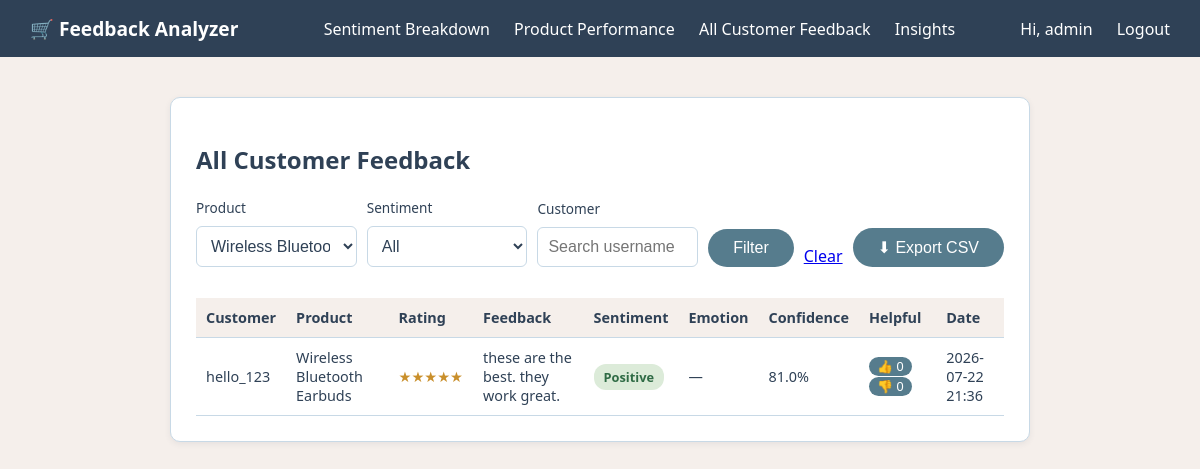
/admin/feedback?product_id=1 (signed in), run on an earlier commit of the app's database.
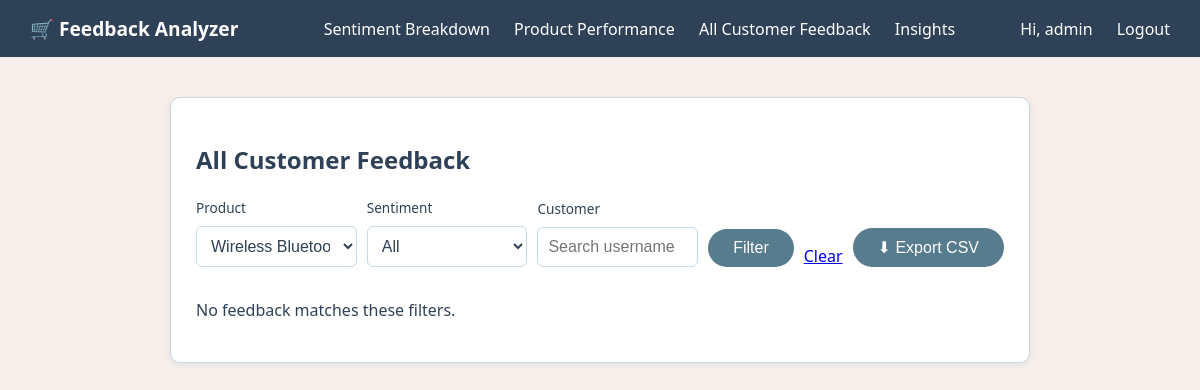
And on a later commit of the database.
### tables this page shows
CREATE TABLE feedback (
            id INTEGER PRIMARY KEY AUTOINCREMENT,
            user_id INTEGER NOT NULL,
            product_id INTEGER NOT NULL,
            rating INTEGER NOT NULL,
            review_text TEXT NOT NULL,
            sentiment TEXT NOT NULL,
            score REAL NOT NULL,
            confidence REAL NOT NULL,
            emotion TEXT,
            spam_score INTEGER DEFAULT 0,
            helpful_votes INTEGER DEFAULT 0,
            not_helpful_votes INTEGER DEFAULT 0,
            created_at TEXT NOT NULL,
            FOREIGN KEY (user_id) REFERENCES users(id),
            FOREIGN KEY (product_id) REFERENCES products(id)
        );

CREATE TABLE users (
            id INTEGER PRIMARY KEY AUTOINCREMENT,
            username TEXT UNIQUE NOT NULL,
            password_hash TEXT NOT NULL,
            role TEXT NOT NULL CHECK(role IN ('customer', 'admin'))
        );

CREATE TABLE products (
            id INTEGER PRIMARY KEY AUTOINCREMENT,
            name TEXT UNIQUE NOT NULL
        );

### app.py (the view)
@app.route("/admin/feedback")
@admin_required
def admin_feedback():
    product_id = request.args.get("product_id", type=int)
    sentiment = request.args.get("sentiment")
    username = request.args.get("username")
    if product_id or sentiment or username:
        all_feedback = db.search_feedback(product_id, sentiment, username)
    else:
        all_feedback = db.get_all_feedback()
    products = db.get_all_products()
    return render_template(
        "admin_feedback.html",
        feedback=all_feedback,
        products=products,
        filters={"product_id": product_id, "sentiment": sentiment, "username": username}
    )

### app.py (called while the page is built)
def admin_required(f):
    @wraps(f)
    def wrapper(*args, **kwargs):
        if session.get("role") != "admin":
            return redirect(url_for("login"))
        return f(*args, **kwargs)
    return wrapper

### database.py (called while the page is built)
def get_connection():
    conn = sqlite3.connect(DB_NAME)
    conn.row_factory = sqlite3.Row
    return conn

def get_all_products():
    conn = get_connection()
    products = conn.execute("SELECT * FROM products ORDER BY name").fetchall()
    conn.close()
    return products

def search_feedback(product_id=None, sentiment=None, username=None):
    conn = get_connection()
    query = """
        SELECT feedback.*, products.name as product_name, users.username
        FROM feedback
        JOIN products ON feedback.product_id = products.id
        JOIN users ON feedback.user_id = users.id
        WHERE 1=1
    """
    params = []
    if product_id:
        query += " AND feedback.product_id = ?"
        params.append(product_id)
    if sentiment:
        query += " AND feedback.sentiment = ?"
        params.append(sentiment)
    if username:
        query += " AND users.username LIKE ?"
        params.append(f"%{username}%")
    query += " ORDER BY feedback.created_at DESC"
    rows = conn.execute(query, params).fetchall()
    conn.close()
    return rows

### templates/admin_feedback.html (shortened to what this page needs)
{% extends "base.html" %}
{% block content %}
<div class="card">
  <h2>All Customer Feedback</h2>
  <form method="GET" style="display:flex; gap:10px; align-items:flex-end; margin-bottom: 15px; flex-wrap: wrap;">
    <div style="flex:1; min-width:150px;">
      <label style="font-size:0.85rem;">Product</label>
      <select name="product_id">
        {% for prod in products %}
          <option value="{{ prod.id }}" {% if filters.product_id == prod.id %}selected{% endif %}>{{ prod.name }}</option>
        {% endfor %}
      </select>
    </div>
    <div style="flex:1; min-width:150px;">
      <label style="font-size:0.85rem;">Sentiment</label>
      <select name="sentiment">
        <option value="">All</option>
      </select>
    </div>
    <div style="flex:1; min-width:150px;">
      <label style="font-size:0.85rem;">Customer</label>
      <input type="text" name="username" value="{{ filters.username or '' }}" placeholder="Search username">
    </div>
    <button type="submit" style="margin-bottom:16px;">Filter</button>
    <a href="{{ url_for('admin_feedback') }}" style="margin-bottom:16px;">Clear</a>
    <a href="{{ url_for('export_csv') }}" style="margin-bottom:16px; margin-left:auto;">
      <button type="button">⬇ Export CSV</button>
    </a>
  </form>
  {% if feedback %}
    <table>
      <tr>
        <th>Customer</th>
        <th>Product</th>
        <th>Rating</th>
        <th>Feedback</th>
        <th>Sentiment</th>
        <th>Emotion</th>
        <th>Confidence</th>
        <th>Helpful</th>
        <th>Date</th>
      </tr>
      {% for item in feedback %}
      <tr>
        <td>{{ item.username }}</td>
        <td>{{ item.product_name }}</td>
        <td class="stars">{{ '★' * item.rating }}{{ '☆' * (5 - item.rating) }}</td>
        <td>
          {{ item.review_text }}
        </td>
        <td><span class="badge {{ item.sentiment }}">{{ item.sentiment }}</span></td>
        <td>{{ item.emotion or '—' }}</td>
        <td>{{ item.confidence }}%</td>
        <td>
          <form method="POST" action="{{ url_for('cast_vote', feedback_id=item.id, vote='helpful') }}" style="display:inline;">
            <button type="submit" style="padding:2px 8px; font-size:0.8rem;">👍 {{ item.helpful_votes or 0 }}</button>
          </form>
          <form method="POST" action="{{ url_for('cast_vote', feedback_id=item.id, vote='not_helpful') }}" style="display:inline;">
            <button type="submit" style="padding:2px 8px; font-size:0.8rem;">👎 {{ item.not_helpful_votes or 0 }}</button>
          </form>
        </td>
        <td>{{ item.created_at }}</td>
      </tr>
      {% endfor %}
    </table>
  {% else %}
    <p>No feedback matches these filters.</p>
  {% endif %}
</div>
{% endblock %}

### templates/base.html (shortened to what this page needs)
<!DOCTYPE html>
<html lang="en">
<head>
  <link rel="stylesheet" href="{{ url_for('static', filename='style.css') }}">
</head>
<body>
  <nav>
    <span class="brand">🛒 Feedback Analyzer</span>
    <div class="nav-links">
      {% if session.get('role') == 'admin' %}
        <a href="{{ url_for('admin_sentiment') }}" class="{{ 'active' if request.endpoint == 'admin_sentiment' }}">Sentiment Breakdown</a>
        <a href="{{ url_for('admin_products') }}" class="{{ 'active' if request.endpoint == 'admin_products' }}">Product Performance</a>
        <a href="{{ url_for('admin_feedback') }}" class="{{ 'active' if request.endpoint == 'admin_feedback' }}">All Customer Feedback</a>
        <a href="{{ url_for('admin_insights') }}" class="{{ 'active' if request.endpoint == 'admin_insights' }}">Insights</a>
      {% elif session.get('role') == 'customer' %}
        <a href="{{ url_for('leave_feedback') }}" class="{{ 'active' if request.endpoint == 'leave_feedback' }}">Leave Feedback</a>
        <a href="{{ url_for('feedback_history') }}" class="{{ 'active' if request.endpoint == 'feedback_history' }}">History</a>
      {% endif %}
    </div>
    <div>
      <span>Hi, {{ session.get('username', '') }}</span>
      <a href="{{ url_for('logout') }}">Logout</a>
    </div>
  </nav>
  <div class="container">
    {% block content %}{% endblock %}
  </div>
</body>
</html>

### static/style.css (style rules this page uses)
* { box-sizing: border-box; }
:root { --navy: #2F4156; --teal: #567C8D; --beige: #F5EFEB; --sky: #C8D9E6; --white: #FFFFFF; }
body { font-family: 'Segoe UI', Arial, sans-serif; background-color: var(--beige); color: var(--navy); margin: 0; padding: 0; }
nav { background-color: var(--navy); padding: 15px 30px; display: flex; justify-content: space-between; align-items: center; color: var(--white); }
nav .brand { font-weight: bold; font-size: 1.2rem; }
nav a { color: var(--white); text-decoration: none; margin-left: 20px; font-weight: 500; }
.container { max-width: 900px; margin: 40px auto; padding: 0 20px; }
.card { background: var(--white); padding: 25px; border-radius: 10px; border: 1px solid var(--sky); box-shadow: 0 2px 6px rgba(47, 65, 86, 0.08); margin-bottom: 20px; }
h1, h2 { color: var(--navy); }
input, select, textarea { width: 100%; padding: 10px; margin: 8px 0 16px; border: 1px solid var(--sky); border-radius: 6px; font-size: 1rem; background-color: var(--white); color: var(--navy); }
button { background-color: var(--teal); color: var(--white); border: none; padding: 10px 25px; border-radius: 20px; font-size: 1rem; cursor: pointer; transition: background-color 0.2s ease; }

What changed in the data, as far as the page shows it:
removed feedback: username "hello_123", product_name "Wireless Bluetooth Earbuds", rating "★★★★★", review_text "these are the best. they work great.", sentiment "Positive", emotion "—", confidence "81.0", helpful_votes "0", not_helpful_votes "0", created_at "2026-07-22 21:36"
Also different on the page:
text no longer shown: "Customer Product Rating Feedback Sentiment Emotion Confidence Helpful Date"
text now shown: "No feedback matches these filters."
